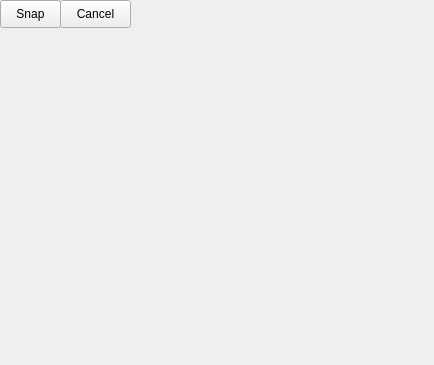
<?xml version="1.0" encoding="UTF-8"?>
<ui version="4.0">
 <class>SnapWidget</class>
 <widget class="QWidget" name="SnapWidget">
  <property name="geometry">
   <rect>
    <x>0</x>
    <y>0</y>
    <width>434</width>
    <height>365</height>
   </rect>
  </property>
  <property name="windowTitle">
   <string/>
  </property>
  <property name="autoFillBackground">
   <bool>true</bool>
  </property>
  <widget class="QPushButton" name="snapButton">
   <property name="geometry">
    <rect>
     <x>0</x>
     <y>0</y>
     <width>61</width>
     <height>28</height>
    </rect>
   </property>
   <property name="text">
    <string>Snap</string>
   </property>
  </widget>
  <widget class="QPushButton" name="cancelButton">
   <property name="geometry">
    <rect>
     <x>60</x>
     <y>0</y>
     <width>71</width>
     <height>28</height>
    </rect>
   </property>
   <property name="focusPolicy">
    <enum>Qt::NoFocus</enum>
   </property>
   <property name="contextMenuPolicy">
    <enum>Qt::NoContextMenu</enum>
   </property>
   <property name="text">
    <string>Cancel</string>
   </property>
  </widget>
 </widget>
 <resources>
  <include location="../fedoracoin.qrc"/>
 </resources>
 <connections/>
</ui>
